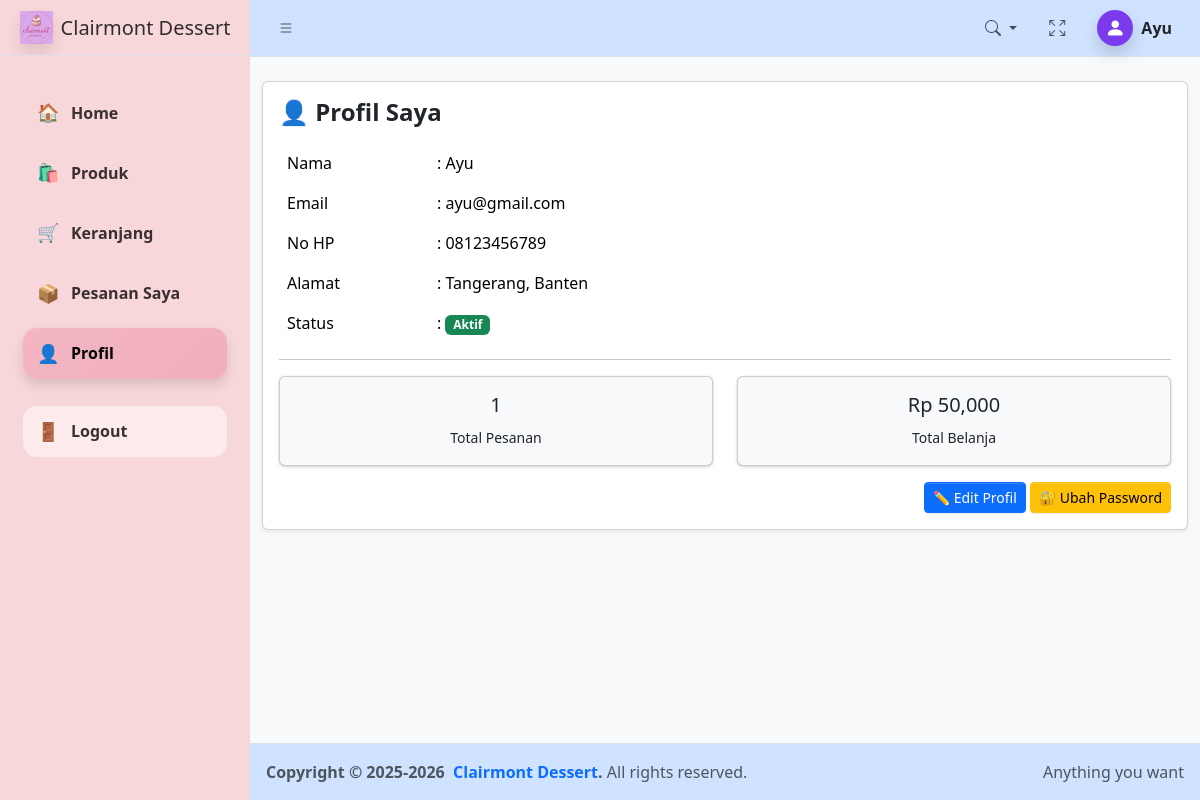
/dashboard_customer.php?menu=profil (signed in), run on the app's committed database.
### tables this page shows
CREATE TABLE `tb_customer` (
  `id_customer` int(11) NOT NULL,
  `kode_customer` varchar(20) DEFAULT NULL,
  `id_user` int(11) DEFAULT NULL,
  `nama_customer` varchar(100) NOT NULL,
  `email` varchar(100) DEFAULT NULL,
  `no_hp` varchar(20) DEFAULT NULL,
  `alamat` text DEFAULT NULL,
  `status` enum('aktif','nonaktif') DEFAULT 'aktif',
  `created_at` timestamp NOT NULL DEFAULT current_timestamp()
);

CREATE TABLE `tb_users` (
  `id_user` int(11) NOT NULL,
  `kode_user` varchar(20) DEFAULT NULL,
  `nama` varchar(100) NOT NULL,
  `email` varchar(100) NOT NULL,
  `password` varchar(255) NOT NULL,
  `role` enum('admin','owner','customer') NOT NULL,
  `status` enum('aktif','nonaktif') DEFAULT 'aktif',
  `created_at` timestamp NOT NULL DEFAULT current_timestamp()
);

### form/barang/profil.php (the view)
<?php
include "koneksi2.php";
$id_user = $_SESSION['id_user'];
$q = mysqli_query($koneksi, "
  SELECT
    u.nama,
    u.email,
    c.no_hp,
    c.alamat
  FROM tb_users u
  LEFT JOIN tb_customer c ON u.id_user = c.id_user
  WHERE u.id_user = '$id_user'
");
$user = mysqli_fetch_assoc($q);
$riwayat = mysqli_query($koneksi, "
  SELECT
    COUNT(t.id_transaksi) AS total,
    COALESCE(SUM(t.total_harga),0) AS belanja
  FROM tb_transaksi t
  JOIN tb_customer c ON t.id_customer = c.id_customer
  WHERE c.id_user = '$id_user'
    AND t.status_transaksi = 'selesai'
");
$r = mysqli_fetch_assoc($riwayat);
?>
<div class="container mt-4">
<div class="card shadow-sm">
<div class="card-body">
<h4 class="fw-bold mb-3">👤 Profil Saya</h4>
<table class="table table-borderless">
<tr><td width="150">Nama</td><td>: <?= $user['nama']; ?></td></tr>
<tr><td>Email</td><td>: <?= $user['email']; ?></td></tr>
<tr><td>No HP</td><td>: <?= $user['no_hp'] ?? '-'; ?></td></tr>
<tr><td>Alamat</td><td>: <?= $user['alamat'] ?? '-'; ?></td></tr>
<tr><td>Status</td><td>: <span class="badge bg-success">Aktif</span></td></tr>
</table>
<hr>
<div class="row text-center">
<div class="col">
  <div class="card bg-light">
    <div class="card-body">
      <h5><?= $r['total'] ?? 0 ?></h5>
      <small>Total Pesanan</small>
    </div>
  </div>
</div>
<div class="col">
  <div class="card bg-light">
    <div class="card-body">
      <h5>Rp <?= number_format($r['belanja'] ?? 0) ?></h5>
      <small>Total Belanja</small>
    </div>
  </div>
</div>
</div>
<div class="mt-3 text-end">
  <a href="dashboard_customer.php?menu=edit_profil" class="btn btn-primary btn-sm">✏️ Edit Profil</a>
  <a href="dashboard_customer.php?menu=ubah_password" class="btn btn-warning btn-sm">🔐 Ubah Password</a>
</div>
</div>
</div>
</div>

### data on the page
tb_customer: id_user.nama "Ayu", id_user.email "ayu@gmail.com", no_hp "08123456789", alamat "Tangerang, Banten"

### other printed values
str_replace('@',' ', explode('@', $_SESSION['email'])[0]) "Ayu"
$r['total'] "1"
$r['belanja'] "50,000"
